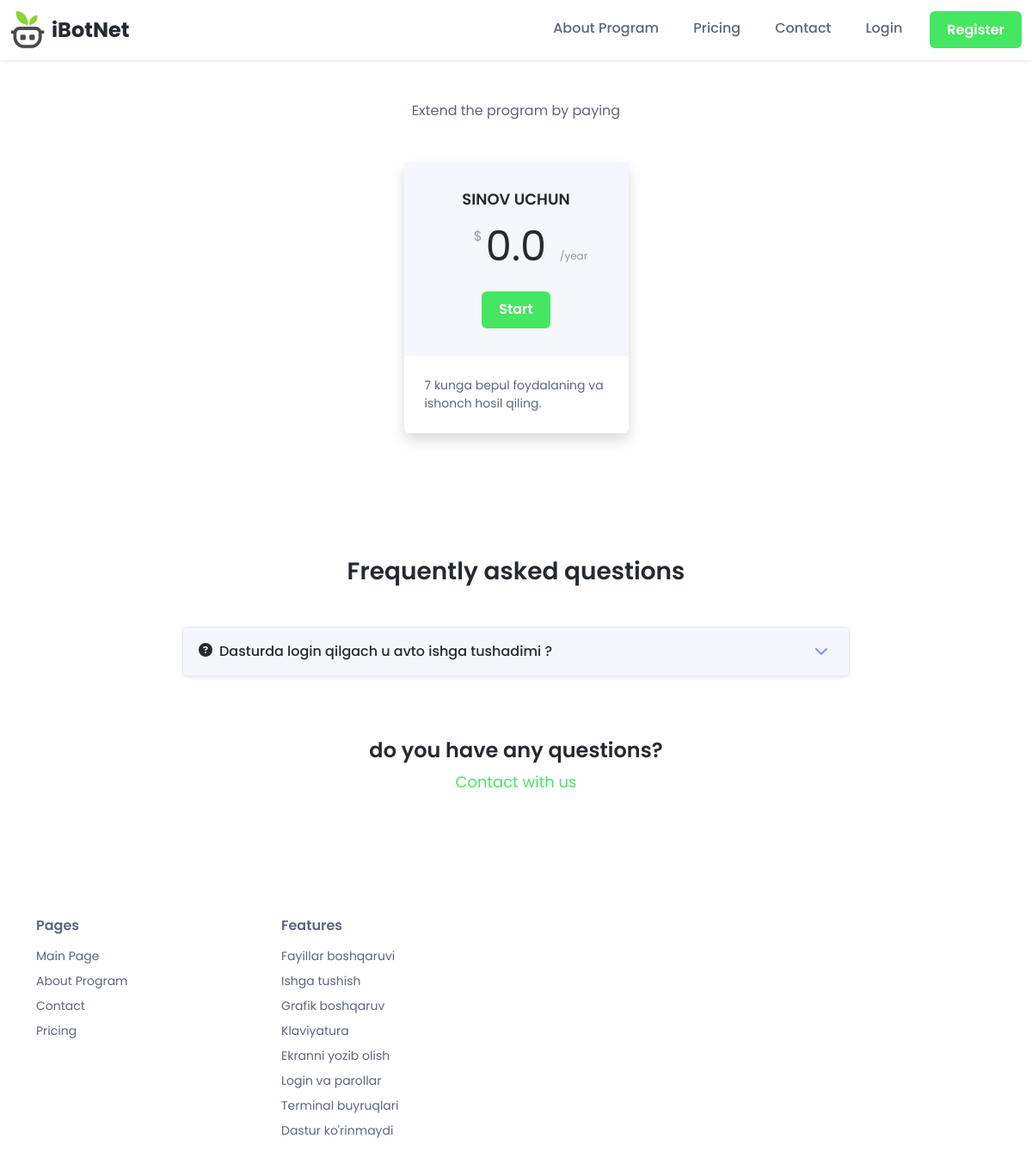
/pricing/, run on an earlier commit of the app's database.
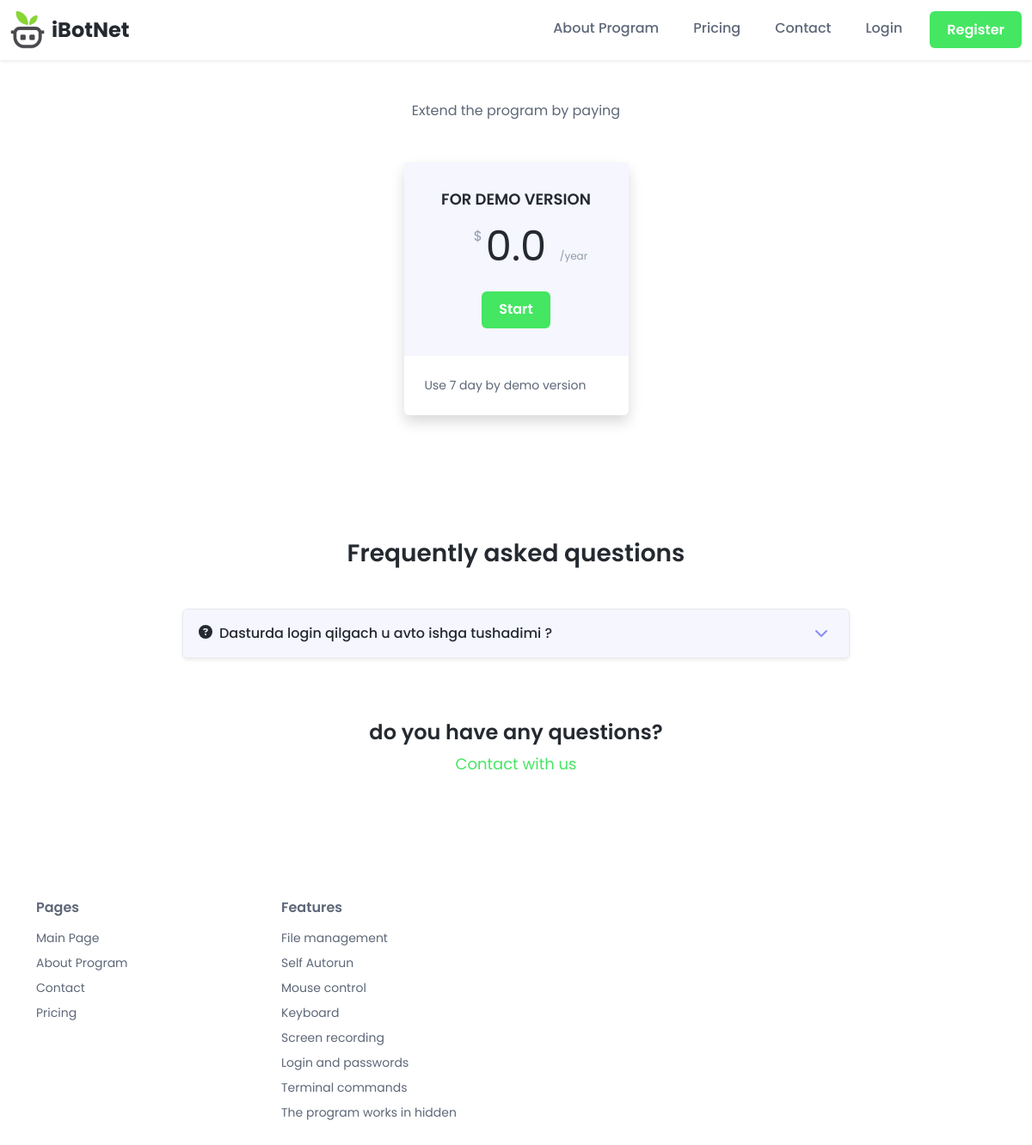
And on a later commit of the database.
### ApiApp/models.py (models this page shows, shortened)
class Pricing(models.Model):
    name = models.CharField(max_length=255)
    year = models.FloatField(default=0.5)
    text = models.TextField()

class Ability(models.Model):
    icon_name = models.CharField(max_length=255)
    title = models.CharField(max_length=255)
    text = models.TextField()
    video_example = models.CharField(max_length=255)

### ApiApp/views.py (the view)
def Pricing_Page(request):
    DATA = {
        "info":Info.objects.last(),
        "pricing":Pricing.objects.all(),
        "querys":QueryAnswer.objects.all().order_by("-id"),
    }
    return render(request,"pricing.html",DATA)

### templates/pricing.html (shortened to what this page needs)
{% extends 'base.html' %}
{% load static %}
{% block content %}
<div class="page-content py-5">
	<section class="plans-section mb-5 pb-5">
		<div class="container">
			<div class="plan-switch text-center mb-4" id="plan-switch">
				<div class="mb-5 plan-switch-intro">Extend the program by paying</div>
			</div>
			<div class="plan-items row justify-content-center" id="plan-items">
				{% for p in pricing %}
				<div class="col-12 col-md-6 col-lg-3 mb-5 mb-lg-0">
					<div class="item shadow rounded">
						<div class="plan-header text-center">
							<h3 class="plan-title">{{p.name}}</h3>
							<div class="plan-cost">
								<div class="plan-cost-monthly plan-cost-option">
									<span class="currency">$</span>
									<span class="number">{{p.year}}</span>
									<span class="unit">/year</span>
								</div>
							</div>
							<div class="plan-cta">
								<a class="btn-primary btn" href="{% url 'login' %}">Start</a>
							</div>
						</div>
						<div class="plan-content">
							<div class="plan-intro">{{p.text}}</div>
						</div>
					</div>
				</div>
				{% endfor %}
			</div>
		</div>
	</section>
	<section class="faq-section py-5">
		<div class="container single-col-max">
			<h3 class="text-center mb-5">Frequently asked questions</h3>
			<div id="faq-accordion" class="faq-accordion accordion mx-auto text-start">
				{% for i in querys %}
				<div class="accordion-item mb-4 shadow-sm rounded">
					<h2 class="accordion-header border-0 px-4 py-3 rounded" id="faq-heading-1">
						<i class="fas fa-question-circle"></i>
						<button class="accordion-button btn btn-link" type="button" data-bs-toggle="collapse"
							data-bs-target="#faq1" aria-expanded="false" aria-controls="faq1">
							{{i.query}}<i class="fas fa-chevron-down"></i>
						</button>
					</h2>
				</div>
				{% endfor %}
			</div>
			<div class="text-center">
				<h4 class="pt-5">do you have any questions? </h4>
				<div class="section-intro"><a class="text-link" href="{% url 'contact' %}">Contact with us</a>
				</div>
			</div>
		</div>
	</section>
</div>
{% endblock content %}

### templates/base.html (shortened to what this page needs)
{% load static %}
<!DOCTYPE html>
<html lang="en">
    <head>
        <link rel="stylesheet" href="{% static 'assets/plugins/tiny-slider/tiny-slider.css' %}">
        <link rel="stylesheet"
            href="{% static '//cdnjs.cloudflare.com/ajax/libs/highlight.js/9.15.2/styles/atom-one-dark.min.css' %}">
        <link id="theme-style" rel="stylesheet" href="{% static 'assets/css/theme.css' %}">
    </head>
    <body>
        <header class="header fixed-top">
            <div class="branding">
                <div class="container-fluid position-relative">
                    <nav class="navbar navbar-expand-lg">
                        <div class="site-logo"><a class="navbar-brand" href="{% url 'home' %}"><img
                                    class="logo-icon me-2" width="40px" src="{{info.logo.url}}" alt="logo"><span
                                    class="logo-text">{{info.name}}</span></a></div>
                        <div class="collapse navbar-collapse py-3 py-lg-0" id="navigation">
                            <ul class="navbar-nav ms-lg-auto">
                                <li class="nav-item me-lg-4">
                                    <a class="nav-link" href="{% url 'about' %}">About Program</a>
                                </li>
                                <li class="nav-item me-lg-4">
                                    <a class="nav-link" href="{% url 'pricing' %}">Pricing</a>
                                </li>
                                <li class="nav-item me-lg-4">
                                    <a class="nav-link" href="{% url 'contact' %}">Contact</a>
                                </li>
                                {% if user.is_authenticated %}
                                <li class="nav-item me-lg-4">
                                    <a class="nav-link" href="{% url 'logout' %}">logout</a>
                                </li>
                                <li class="nav-item me-lg-0 mt-3 mt-lg-0">
                                    <a class="btn btn-primary text-white" href="{% url 'profile' %}">Profile</a>
                                </li>
                                {% else %}
                                <li class="nav-item me-lg-4">
                                    <a class="nav-link" href="{% url 'login' %}">Login</a>
                                </li>
                                <li class="nav-item me-lg-0 mt-3 mt-lg-0">
                                    <a class="btn btn-primary text-white" href="{% url 'reg' %}">Register</a>
                                </li>
                                {% endif %}
                            </ul>
                        </div>
                    </nav>
                </div>
            </div>
        </header>
        {% block content %}
        {% endblock content %}
        <footer class="footer">
            <div class="container py-5 mb-3">
                <div class="row">
                    <div class="footer-col col-6 col-lg-3">
                        <h4 class="col-heading">Pages</h4>
                        <ul class="list-unstyled">
                            <li><a class="text-link" href="{% url 'home' %}">Main Page</a></li>
                            <li><a class="text-link" href="{% url 'about' %}">About Program</a></li>
                            <li><a class="text-link" href="{% url 'contact' %}">Contact</a></li>
                            <li><a class="text-link" href="{% url 'pricing' %}">Pricing</a></li>
                        </ul>
                    </div>
                    <div class="footer-col col-6 col-lg-3">
                        <h4 class="col-heading">Features</h4>
                        <ul class="list-unstyled">
                            {% for i in info.abilitys.all %}
                            <li><a class="text-link" href="#">{{i.title}}</a></li>
                            {% endfor %}
                        </ul>
                    </div>
                </div>
            </div>
        </footer>
    </body>
</html>

What changed in the data, as far as the page shows it:
changed Pricing: name "SINOV UCHUN" → "FOR DEMO VERSION"; text "7 kunga bepul foydalaning va ishonch hosil qiling." → "Use 7 day by demo version"
changed Ability: title "Fayillar boshqaruvi" → "File management"
changed Ability: title "Ishga tushish" → "Self Autorun"
changed Ability: title "Grafik boshqaruv" → "Mouse control"
changed Ability: title "Klaviyatura" → "Keyboard"
changed Ability: title "Ekranni yozib olish" → "Screen recording"
changed Ability: title "Login va parollar" → "Login and passwords"
changed Ability: title "Terminal buyruqlari" → "Terminal commands"
changed Ability: title "Dastur ko'rinmaydi" → "The program works in hidden"
